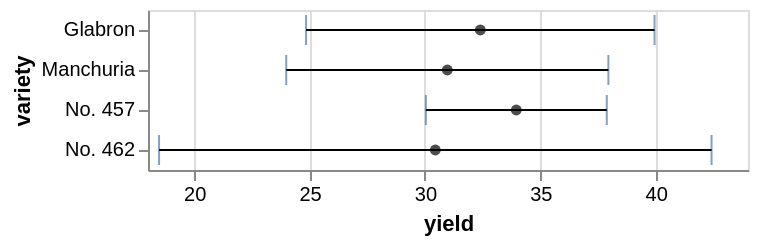

Express this chart as Vega-Lite.
### Vega-Lite specification from a JSON file in a GitHub repository (floating-point values rounded to 4 significant figures)
{"$schema": "https://vega.github.io/schema/vega-lite/v5.json", "data": {"values": [{"variety": "Glabron", "yield": 32.4, "yieldError": 7.55, "yieldError2": -10.55}, {"variety": "Manchuria", "yield": 30.97, "yieldError": 6.98, "yieldError2": -3.98}, {"variety": "No. 457", "yield": 33.96, "yieldError": 3.92, "yieldError2": -0.92}, {"variety": "No. 462", "yield": 30.45, "yieldError": 11.97, "yieldError2": -15.97}]}, "description": "Symetric error bars encoded with xError channel", "layer": [{"encoding": {"x": {"field": "yield", "scale": {"zero": false}, "type": "quantitative"}, "xError": {"field": "yieldError"}, "y": {"field": "variety", "type": "ordinal"}}, "mark": {"ticks": true, "type": "errorbar"}}, {"encoding": {"x": {"field": "yield", "type": "quantitative"}, "y": {"field": "variety", "type": "ordinal"}}, "mark": {"color": "black", "filled": true, "type": "point"}}]}
